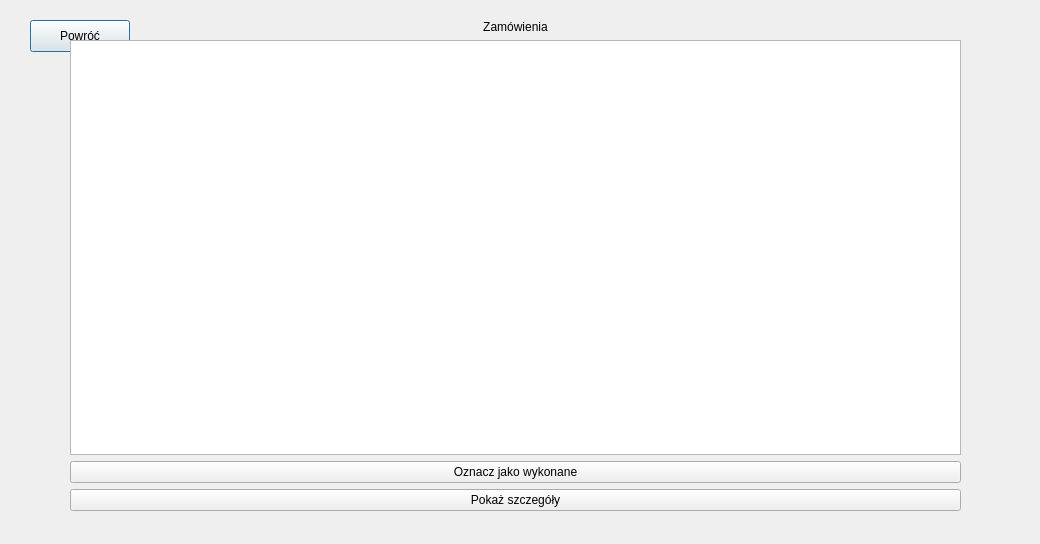
<?xml version="1.0" encoding="UTF-8"?>
<ui version="4.0">
 <class>ordersEditing</class>
 <widget class="QDialog" name="ordersEditing">
  <property name="geometry">
   <rect>
    <x>0</x>
    <y>0</y>
    <width>1040</width>
    <height>544</height>
   </rect>
  </property>
  <property name="windowTitle">
   <string>Dialog</string>
  </property>
  <widget class="QPushButton" name="pushButton_comeback">
   <property name="geometry">
    <rect>
     <x>30</x>
     <y>20</y>
     <width>100</width>
     <height>32</height>
    </rect>
   </property>
   <property name="text">
    <string>Powróć</string>
   </property>
  </widget>
  <widget class="QWidget" name="">
   <property name="geometry">
    <rect>
     <x>70</x>
     <y>20</y>
     <width>891</width>
     <height>491</height>
    </rect>
   </property>
   <layout class="QVBoxLayout" name="verticalLayout">
    <item>
     <widget class="QLabel" name="label">
      <property name="text">
       <string>Zamówienia</string>
      </property>
      <property name="alignment">
       <set>Qt::AlignCenter</set>
      </property>
     </widget>
    </item>
    <item>
     <widget class="QListWidget" name="listWidget"/>
    </item>
    <item>
     <widget class="QPushButton" name="pushButton_orderDone">
      <property name="text">
       <string>Oznacz jako wykonane</string>
      </property>
     </widget>
    </item>
    <item>
     <widget class="QPushButton" name="pushButton_showDetails">
      <property name="text">
       <string>Pokaż szczegóły</string>
      </property>
     </widget>
    </item>
   </layout>
  </widget>
 </widget>
 <resources/>
 <connections/>
</ui>
